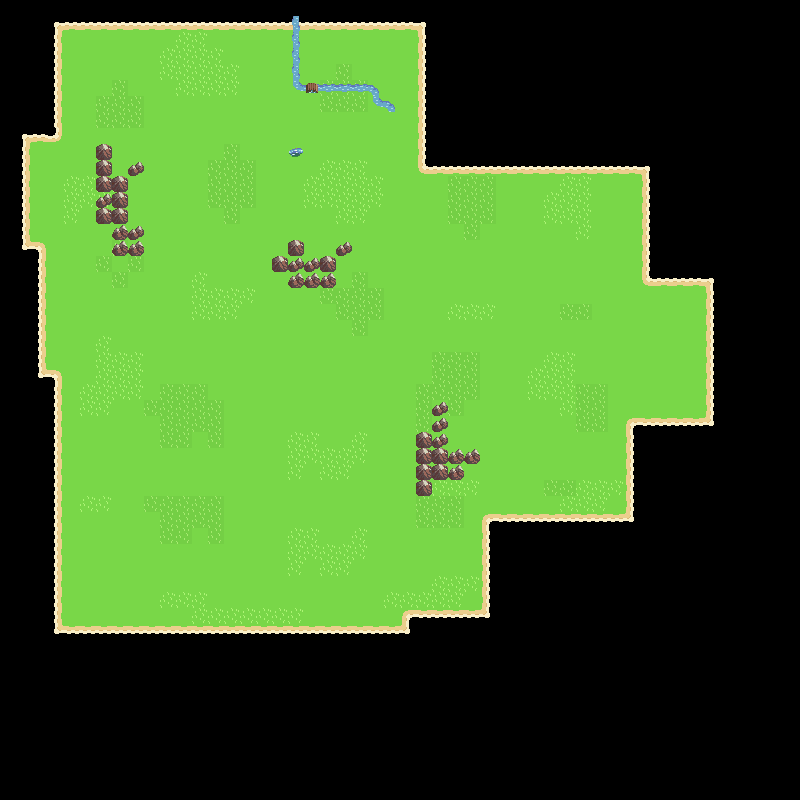

Rendered tile map (Tiled .tmx) drawn with the repository's tilesets; below, a short description and the map source with its tile grids summarised:
An orthogonal 50x50 tile map with 16x16 px tiles, 3 tile layers (Terreno, Terreno2, Terreno3), 1 hidden layer not drawn and 11 objects (4x bosque, 3x caballero, 2x mina, ayuntamiento, campesino).

<map version="1.0" orientation="orthogonal" renderorder="right-down" width="50" height="50" tilewidth="16" tileheight="16" nextobjectid="20">
 <tileset firstgid="1" name="Tile-set-Toen's Medieval Strategy" tilewidth="16" tileheight="16" tilecount="364">
  <image source="content/sprites/Tile-set-Toen's Medieval Strategy.png" width="112" height="832" />
 </tileset>
 <layer name="Mar" width="50" height="50" visible="0">
  <data>[2500 cells, 2500 non-empty, 4 distinct tile ids]</data>
 </layer>
 <layer name="Terreno" width="50" height="50">
  <data>[2500 cells, 1339 non-empty, 16 distinct tile ids]</data>
 </layer>
 <layer name="Terreno2" width="50" height="50">
  <data>[2500 cells, 47 non-empty, 8 distinct tile ids]</data>
 </layer>
 <layer name="Terreno3" width="50" height="50">
  <data>[2500 cells, 1 non-empty, 1 distinct tile ids]</data>
 </layer>
 <objectgroup color="#ff0000" name="spawn points">
  <object id="11" name="ayuntamiento" x="262" y="197" width="7" height="7">
   <ellipse />
  </object>
  <object id="12" name="campesino" x="292" y="197" width="8" height="7">
   <ellipse />
  </object>
  <object id="14" name="caballero" x="228" y="212" width="8" height="8">
   <ellipse />
  </object>
  <object id="18" name="caballero" x="260" y="148" width="8" height="8">
   <ellipse />
  </object>
  <object id="19" name="caballero" x="276" y="228" width="8" height="8">
   <ellipse />
  </object>
 </objectgroup>
 <objectgroup color="#0055ff" name="recursos">
  <object id="4" name="mina" x="376.5" y="247.5" width="7" height="7">
   <properties>
    <property name="cantidad" value="10000" />
   </properties>
   <ellipse />
  </object>
  <object id="5" name="bosque" x="148.5" y="100.5" width="7" height="7">
   <properties>
    <property name="cantidad" value="1000" />
   </properties>
   <ellipse />
  </object>
  <object id="7" name="bosque" x="166.5" y="100.5" width="7" height="7">
   <properties>
    <property name="cantidad" value="1000" />
   </properties>
   <ellipse />
  </object>
  <object id="8" name="bosque" x="198.5" y="100.5" width="7" height="7">
   <properties>
    <property name="cantidad" value="1000" />
   </properties>
   <ellipse />
  </object>
  <object id="9" name="bosque" x="182.5" y="100.5" width="7" height="7">
   <properties>
    <property name="cantidad" value="1000" />
   </properties>
   <ellipse />
  </object>
  <object id="10" name="mina" x="100.5" y="258.5" width="7" height="7">
   <properties>
    <property name="cantidad" value="10000" />
   </properties>
   <ellipse />
  </object>
 </objectgroup>
</map>
